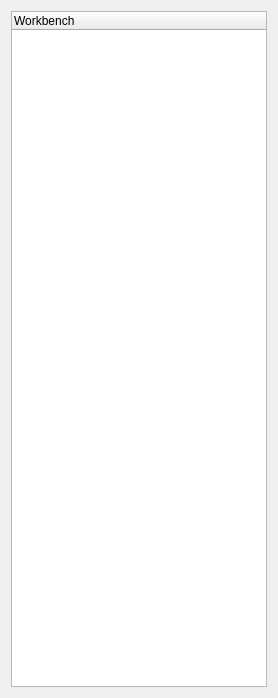
<?xml version="1.0" encoding="UTF-8"?>
<ui version="4.0">
 <class>WorkbenchUiClass</class>
 <widget class="QWidget" name="WorkbenchUiClass">
  <property name="geometry">
   <rect>
    <x>0</x>
    <y>0</y>
    <width>274</width>
    <height>698</height>
   </rect>
  </property>
  <property name="windowTitle">
   <string>WorkbenchUi</string>
  </property>
  <layout class="QHBoxLayout" name="horizontalLayout">
   <item>
    <widget class="QSplitter" name="m_splitter">
     <property name="sizePolicy">
      <sizepolicy hsizetype="Minimum" vsizetype="Preferred">
       <horstretch>1</horstretch>
       <verstretch>0</verstretch>
      </sizepolicy>
     </property>
     <property name="orientation">
      <enum>Qt::Horizontal</enum>
     </property>
     <widget class="WorkbenchTreeWidget" name="m_workbenchTree">
      <property name="sizePolicy">
       <sizepolicy hsizetype="Expanding" vsizetype="Expanding">
        <horstretch>1</horstretch>
        <verstretch>0</verstretch>
       </sizepolicy>
      </property>
      <property name="minimumSize">
       <size>
        <width>220</width>
        <height>0</height>
       </size>
      </property>
      <property name="selectionMode">
       <enum>QAbstractItemView::SingleSelection</enum>
      </property>
      <column>
       <property name="text">
        <string>Workbench</string>
       </property>
      </column>
     </widget>
    </widget>
   </item>
  </layout>
 </widget>
 <layoutdefault spacing="6" margin="11"/>
 <customwidgets>
  <customwidget>
   <class>WorkbenchTreeWidget</class>
   <extends>QTreeWidget</extends>
   <header>WorkbenchTreeWidget.h</header>
  </customwidget>
 </customwidgets>
 <resources/>
 <connections/>
</ui>
